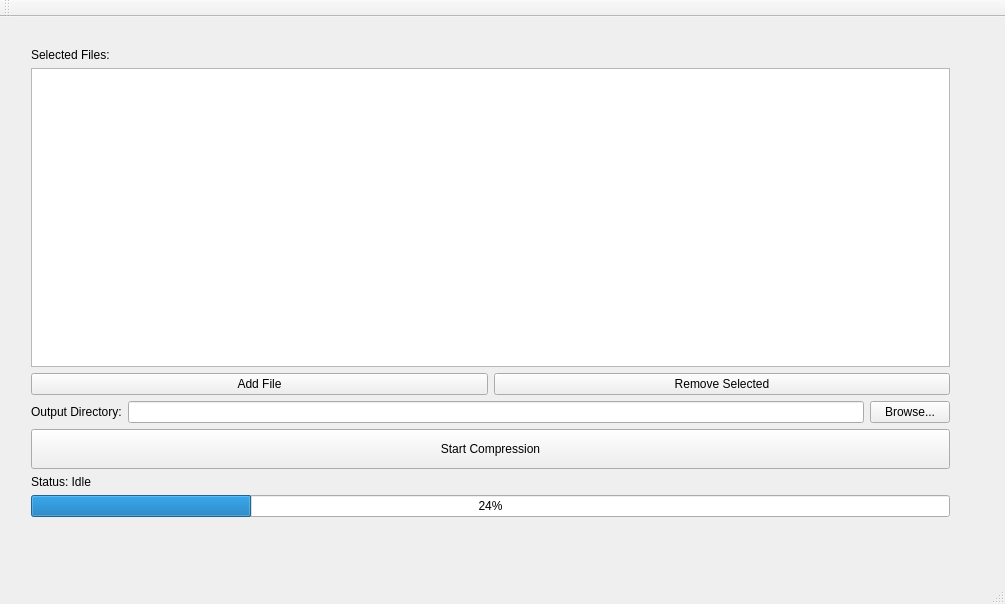
<?xml version="1.0" encoding="UTF-8"?>
<ui version="4.0">
 <class>FileCompressorGUIClass</class>
 <widget class="QMainWindow" name="FileCompressorGUIClass">
  <property name="geometry">
   <rect>
    <x>0</x>
    <y>0</y>
    <width>1005</width>
    <height>604</height>
   </rect>
  </property>
  <property name="windowTitle">
   <string>FileCompressorGUI</string>
  </property>
  <widget class="QWidget" name="centralWidget">
   <property name="acceptDrops">
    <bool>true</bool>
   </property>
   <widget class="QWidget" name="verticalLayoutWidget">
    <property name="geometry">
     <rect>
      <x>20</x>
      <y>20</y>
      <width>941</width>
      <height>491</height>
     </rect>
    </property>
    <layout class="QVBoxLayout" name="verticalLayout">
     <item>
      <widget class="QLabel" name="label">
       <property name="text">
        <string>Selected Files:</string>
       </property>
      </widget>
     </item>
     <item>
      <widget class="DragAndDropList" name="dragAndDropList">
       <property name="acceptDrops">
        <bool>true</bool>
       </property>
      </widget>
     </item>
     <item>
      <layout class="QHBoxLayout" name="horizontalLayout">
       <item>
        <widget class="QPushButton" name="addFileBtn">
         <property name="text">
          <string>Add File</string>
         </property>
        </widget>
       </item>
       <item>
        <widget class="QPushButton" name="removeFileBtn">
         <property name="text">
          <string>Remove Selected</string>
         </property>
        </widget>
       </item>
      </layout>
     </item>
     <item>
      <layout class="QHBoxLayout" name="horizontalLayout_3">
       <item>
        <widget class="QLabel" name="label_2">
         <property name="text">
          <string>Output Directory:</string>
         </property>
        </widget>
       </item>
       <item>
        <widget class="QLineEdit" name="lineEdit">
         <property name="readOnly">
          <bool>true</bool>
         </property>
        </widget>
       </item>
       <item>
        <widget class="QPushButton" name="browseBtn">
         <property name="text">
          <string>Browse...</string>
         </property>
        </widget>
       </item>
      </layout>
     </item>
     <item>
      <widget class="QPushButton" name="compressBtn">
       <property name="enabled">
        <bool>true</bool>
       </property>
       <property name="sizePolicy">
        <sizepolicy hsizetype="Preferred" vsizetype="Preferred">
         <horstretch>0</horstretch>
         <verstretch>0</verstretch>
        </sizepolicy>
       </property>
       <property name="minimumSize">
        <size>
         <width>0</width>
         <height>40</height>
        </size>
       </property>
       <property name="maximumSize">
        <size>
         <width>16777215</width>
         <height>40</height>
        </size>
       </property>
       <property name="text">
        <string>Start Compression</string>
       </property>
      </widget>
     </item>
     <item>
      <widget class="QLabel" name="statusLabes">
       <property name="text">
        <string>Status: Idle</string>
       </property>
      </widget>
     </item>
     <item>
      <widget class="QProgressBar" name="progressBar">
       <property name="value">
        <number>24</number>
       </property>
      </widget>
     </item>
    </layout>
   </widget>
  </widget>
  <widget class="QMenuBar" name="menuBar">
   <property name="geometry">
    <rect>
     <x>0</x>
     <y>0</y>
     <width>1005</width>
     <height>22</height>
    </rect>
   </property>
  </widget>
  <widget class="QToolBar" name="mainToolBar">
   <attribute name="toolBarArea">
    <enum>TopToolBarArea</enum>
   </attribute>
   <attribute name="toolBarBreak">
    <bool>false</bool>
   </attribute>
  </widget>
  <widget class="QStatusBar" name="statusBar"/>
 </widget>
 <layoutdefault spacing="6" margin="11"/>
 <customwidgets>
  <customwidget>
   <class>DragAndDropList</class>
   <extends>QListWidget</extends>
   <header>draganddroplist.h</header>
  </customwidget>
 </customwidgets>
 <resources>
  <include location="FileCompressorGUI.qrc"/>
 </resources>
 <connections/>
</ui>
